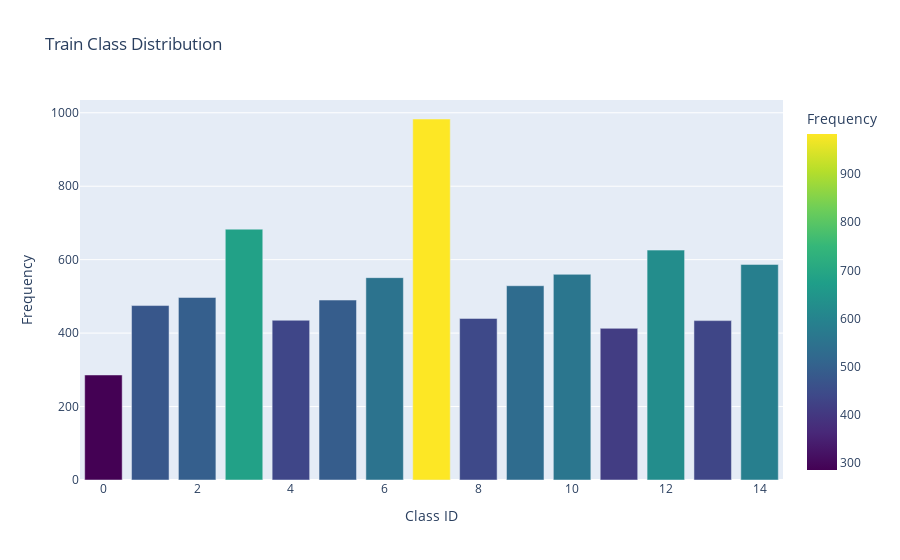

Source (notebook cell):
### Code cell
import plotly.express as px

# 클래스별 데이터 수 집계
class_counts = df['Class ID'].value_counts().reset_index()
class_counts.columns = ['Class ID', 'Frequency']

# 클래스 분포도 시각화
fig = px.bar(class_counts, x='Class ID', y='Frequency', title='Train Class Distribution',
             labels={'Class ID': 'Class ID', 'Frequency': 'Frequency'},
             color='Frequency', color_continuous_scale='Viridis')

# 그래프 보여주기
fig.show()

fig.write_image('train_ class_distribution.png')

### Figure 1 — Plotly figure (JSON) as saved in the notebook; plotly's stock layout.template omitted (floating-point values rounded to 4 significant figures)
{"data": [{"alignmentgroup": "True", "hovertemplate": "Class ID=%{x}<br>Frequency=%{marker.color}<extra></extra>", "legendgroup": "", "marker": {"color": [983, 683, 626, 587, 560, 551, 529, 497, 490, 475, 440, 435, 434, 413, 286], "coloraxis": "coloraxis", "pattern": {"shape": ""}}, "name": "", "offsetgroup": "", "orientation": "v", "showlegend": false, "textposition": "auto", "type": "bar", "x": [7, 3, 12, 14, 10, 6, 9, 2, 5, 1, 8, 4, 13, 11, 0], "xaxis": "x", "y": [983, 683, 626, 587, 560, 551, 529, 497, 490, 475, 440, 435, 434, 413, 286], "yaxis": "y"}], "layout": {"autosize": true, "barmode": "relative", "coloraxis": {"colorbar": {"title": {"text": "Frequency"}}, "colorscale": [[0, "#440154"], [0.1111, "#482878"], [0.2222, "#3e4989"], [0.3333, "#31688e"], [0.4444, "#26828e"], [0.5556, "#1f9e89"], [0.6667, "#35b779"], [0.7778, "#6ece58"], [0.8889, "#b5de2b"], [1, "#fde725"]]}, "legend": {"tracegroupgap": 0}, "title": {"text": "Train Class Distribution"}, "xaxis": {"anchor": "y", "autorange": true, "domain": [0, 1], "range": [-0.5, 14.5], "title": {"text": "Class ID"}, "type": "linear"}, "yaxis": {"anchor": "x", "autorange": true, "domain": [0, 1], "range": [0, 1035.0], "title": {"text": "Frequency"}, "type": "linear"}}}
